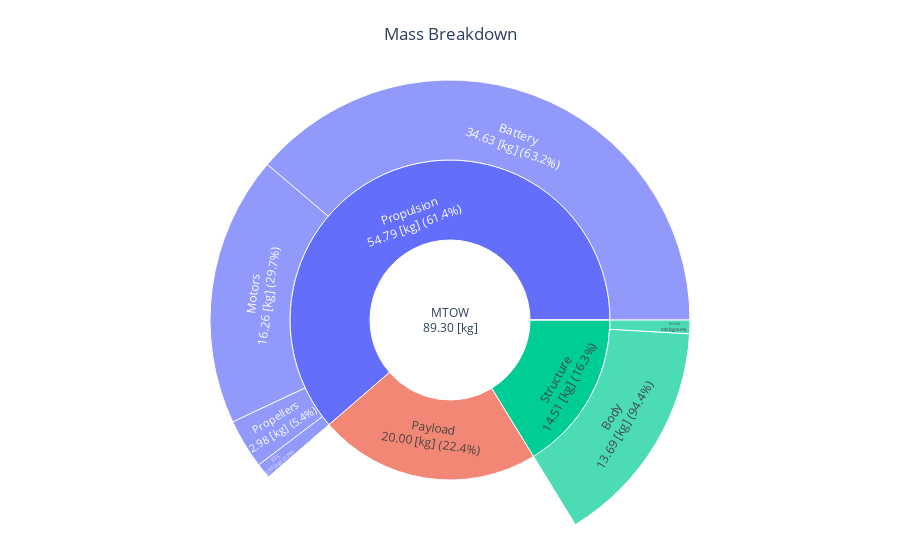

The notebook cell saved with this chart:
### Code cell
fig = mass_breakdown_sun_plot_drone(OUTPUT_FILE)
fig.show()

### Figure 1 — Plotly figure (JSON) as saved in the notebook; plotly's stock layout.template omitted (floating-point values rounded to 4 significant figures)
{"data": [{"branchvalues": "total", "labels": ["MTOW<br>89.30 [kg]", "Payload<br>20.00 [kg] (22.4%)", "Fuel mission<br>0.00 [kg] (0.0%)", "Propulsion<br>54.79 [kg] (61.4%)", "Structure<br>14.51 [kg] (16.3%)", "Propellers<br>2.98 [kg] (5.4%)", "Motors<br>16.26 [kg] (29.7%)", "Gearboxes<br>0.00 [kg] (0.0%)", "ESC<br>0.93 [kg] (1.7%)", "Battery<br>34.63 [kg] (63.2%)", "Body<br>13.69 [kg] (94.4%)", "Arms<br>0.82 [kg] (5.6%)"], "parents": ["", "MTOW<br>89.30 [kg]", "MTOW<br>89.30 [kg]", "MTOW<br>89.30 [kg]", "MTOW<br>89.30 [kg]", "Propulsion<br>54.79 [kg] (61.4%)", "Propulsion<br>54.79 [kg] (61.4%)", "Propulsion<br>54.79 [kg] (61.4%)", "Propulsion<br>54.79 [kg] (61.4%)", "Propulsion<br>54.79 [kg] (61.4%)", "Structure<br>14.51 [kg] (16.3%)", "Structure<br>14.51 [kg] (16.3%)"], "type": "sunburst", "values": [89.3, 20, 0, 54.79, 14.51, 2.977, 16.26, 0, 0.9259, 34.63, 13.69, 0.8198]}], "layout": {"margin": {"b": 0, "l": 0, "r": 0, "t": 80}, "title": {"text": "Mass Breakdown", "x": 0.5}}}
